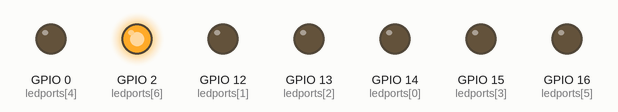
Recording of a program running on a simulated ESP8266 board running MicroPython. On the bench: output pins drawn as LEDs (lit = HIGH, except the on-board LED, lit = LOW).

Above: at 0.1 s.
At 0.7 s:
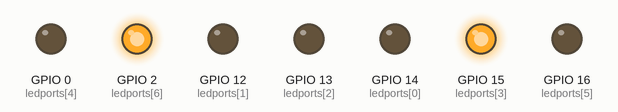
At 1.3 s:
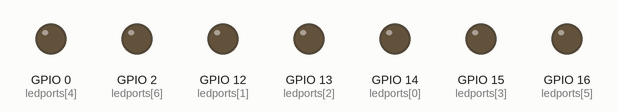
At 2.7 s:
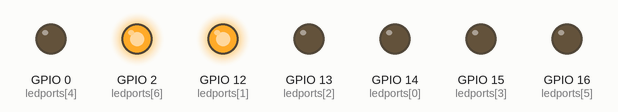
At 3.9 s:
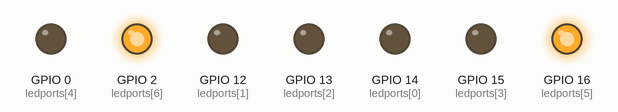
At 5.3 s:
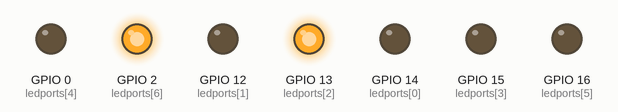
Timing chart, 0 to 5.6 s (numbered marks = the images above):
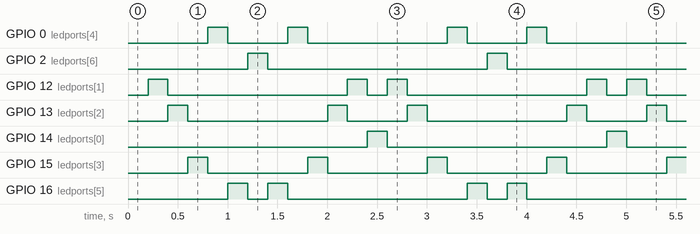

Measured:
- by itself, GPIO 0 (ledports[4]): repeats every 2.4 s: LOW 0.60 s, HIGH 0.20 s, LOW 1.4 s, HIGH 0.20 s
- by itself, GPIO 2 (ledports[6]), GPIO 14 (ledports[0]): alternates HIGH for 0.20 s and LOW for 2.2 s
- by itself, GPIO 12 (ledports[1]): repeats every 2.4 s: LOW 1.8 s, HIGH 0.20 s, LOW 0.20 s, HIGH 0.20 s
- by itself, GPIO 13 (ledports[2]): repeats every 2.4 s: LOW 1.4 s, HIGH 0.20 s, LOW 0.60 s, HIGH 0.20 s
- by itself, GPIO 15 (ledports[3]): alternates HIGH for 0.20 s and LOW for 1.0 s
- by itself, GPIO 16 (ledports[5]): repeats every 2.4 s: LOW 0.20 s, HIGH 0.20 s, LOW 1.8 s, HIGH 0.20 s

The program:

Knightrider.py
```python
import machine, time

# Set the led ports
ledports = [14,12,13,15,0,16,2]

DELAY = 0.2

#create the empty led list
leds = []

#fill the led list
for ledport in ledports:
    leds.append(machine.Pin(ledport, machine.Pin.OUT))

#turn off all leds
for led in leds:
    led.off()


i = 0 # currently burning led
UP = 1 # constant for direction upwards
DOWN = 0 # constant for direction downwards
direction = UP # variable that keeps track of direction
previous = [0,0] # light that priviously burned

while True:
    # turn the ligths on/off
    leds[i].on()
    leds[previous[0]].off()

    # update the privous list
    j = len(previous) -2
    while j >= 0:
        previous[j + 1] = previous[j]
        j -= 1
    previous[0] = i

    # check which light should burn next
    if direction == UP:
        if i >= len(leds) -1:
            direction = DOWN
            i -= 1
        else:
            i += 1
    else:
        if i <= 0:
            direction = UP
            i += 1
        else:
            i -= 1

    time.sleep(DELAY)
```
